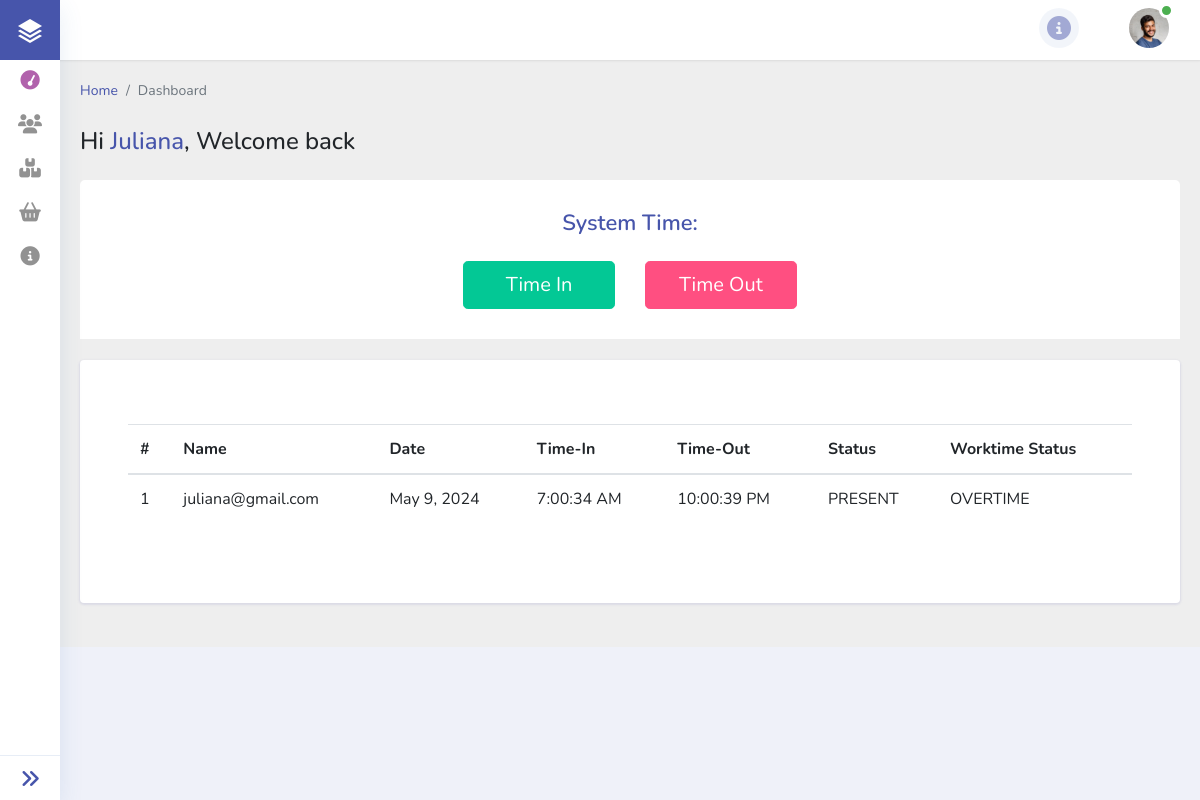
The page /dashboard/dashboard.php (signed in) on the database its author committed.
### tables this page shows
CREATE TABLE `tbl_employee_account` (
  `employee_id` int(255) NOT NULL,
  `username` varchar(1000) NOT NULL,
  `password` varchar(1000) NOT NULL,
  `login_role_id` int(255) NOT NULL
);

CREATE TABLE `tbl_employee_info` (
  `employee_info_id` int(255) NOT NULL,
  `employee_id` int(255) NOT NULL,
  `relation_id` int(255) NOT NULL,
  `job_id` int(255) NOT NULL,
  `bill_id` int(255) NOT NULL,
  `firstname` varchar(100) NOT NULL,
  `middlename` varchar(100) NOT NULL,
  `lastname` varchar(100) NOT NULL,
  `birthdate` date NOT NULL,
  `gender` varchar(50) NOT NULL,
  `age` int(100) NOT NULL,
  `marital_status` varchar(200) NOT NULL,
  `email` varchar(200) NOT NULL,
  `phone_num` bigint(20) NOT NULL,
  `province` varchar(200) NOT NULL,
  `municipality` varchar(200) NOT NULL,
  `elem` varchar(300) DEFAULT NULL,
  `jhs` varchar(300) DEFAULT NULL,
  `shs` varchar(300) DEFAULT NULL,
  `college` varchar(300) DEFAULT NULL
);

CREATE TABLE `tbl_attendance` (
  `attendance_id` int(255) NOT NULL,
  `employee_id` int(255) NOT NULL,
  `date` date NOT NULL,
  `time_in` datetime NOT NULL,
  `time_out` datetime DEFAULT NULL,
  `attendance_status_id` int(255) DEFAULT NULL,
  `worktime_status_id` int(255) DEFAULT NULL
);

CREATE TABLE `tbl_attendance_status` (
  `attendance_status_id` int(255) NOT NULL,
  `attendance_status` varchar(200) NOT NULL
);

CREATE TABLE `tbl_worktime_status` (
  `worktime_status_id` int(255) NOT NULL,
  `worktime_status` varchar(200) NOT NULL
);

### dashboard/dashboard-content/employee.php (the view, shortened to what this page needs)
<div class="main-content">
    <div class="container-fluid content-top-gap">
        <nav aria-label="breadcrumb">
            <ol class="breadcrumb my-breadcrumb">
                <li class="breadcrumb-item"><a href="index.html">Home</a></li>
                <li class="breadcrumb-item active" aria-current="page"><?= $_SESSION['title'] ?></li>
            </ol>
        </nav>
        <div class="welcome-msg pt-3 pb-4">
            <h1>Hi <span class="text-primary text-capitalize"><?= $user_row['firstname'] ?></span>, Welcome back</h1>
        </div>
        <?php
        $id = $_SESSION['login_id'];
        ?>
        <div class="cards__heading">
            <h3 id="system-time" class="text-center mb-4">System Time: </h3>
            <div class="row row-col-4 justify-content-center">
                <div class="col-2">
                    <form action="../config/employee/attendance.php" method="post">
                        <button name="btn_timein" type="submit" class="btn btn-success btn-lg btn-block"
                            <?= (isset($_SESSION['isTimein']) == true) ? 'disabled' : '' ?>>Time
                            In</button>
                    </form>
                </div>
                <div class="col-2">
                    <form action="../config/employee/attendance.php" method="post">
                        <button name="btn_timeout" type="submit" class="btn btn-danger btn-lg btn-block"
                            <?= (isset($_SESSION['isTimeOut']) == true) ? 'disabled' : '' ?>>Time
                            Out</button>
                    </form>
                </div>
            </div>
        </div>
        <div class="card card_border p-lg-5 p-3 mb-4">
            <div class="card-body py-3 p-0">
                <table id="staff-attendance" class="table table-hover">
                    <thead>
                        <tr>
                            <th>#</th>
                            <th>Name</th>
                            <th>Date</th>
                            <th>Time-In</th>
                            <th>Time-Out</th>
                            <th>Status</th>
                            <th>Worktime Status</th>
                        </tr>
                    </thead>
                    <tbody>
                        <?php
                        $attendance_sql = "SELECT * FROM `tbl_attendance`
                        RIGHT JOIN tbl_employee_account ON tbl_employee_account.employee_id = tbl_attendance.employee_id
                        INNER JOIN tbl_worktime_status ON tbl_worktime_status.worktime_status_id = tbl_attendance.worktime_status_id
                        INNER JOIN tbl_attendance_status ON tbl_attendance_status.attendance_status_id = tbl_attendance.attendance_status_id
                        WHERE `tbl_attendance`.`employee_id` = $id;";
                        $attendance_result = $conn->query($attendance_sql);
                        $count = 0;
                        while ($attendance_row = $attendance_result->fetch_assoc()) {
                            $count += 1;
                            $date = strtotime($attendance_row['date']);
                            $formattedDate = date("F j, Y", $date);
                            $timeIn = strtotime($attendance_row['time_in']);
                            $formattedTimeIn = date("g:i:s A", $timeIn);
                            if ($attendance_row['time_out'] != null) {
                                $timeOut = strtotime($attendance_row['time_out']);
                                $formattedTimeOut = date("g:i:s A", $timeOut);
                            } else {
                                $formattedTimeOut = null;
                            }
                            ?>
                            <tr>
                                <td><?= $count ?></td>
                                <td><?= $attendance_row['username'] ?></td>
                                <td><?= $formattedDate ?></td>
                                <td><?= $formattedTimeIn ?></td>
                                <td><?= ($formattedTimeOut != null) ? $formattedTimeOut : 'PENDING' ?></td>
                                <td><?= $attendance_row['attendance_status'] ?></td>
                                <td><?= $attendance_row['worktime_status'] ?></td>
                            </tr>
                        <?php } ?>
                    </tbody>
                </table>
            </div>
        </div>
    </div>
</div>

### rows shown on the page
tbl_employee_account: tbl_employee_info.firstname "Juliana"
tbl_attendance: employee.username "juliana@gmail.com", date "May 9, 2024", time_in "7:00:34 AM", time_out "10:00:39 PM", attendance_status.attendance_status "PRESENT", worktime_status.worktime_status "OVERTIME"

### other values the page prints
$_SESSION['title'] "Dashboard"
